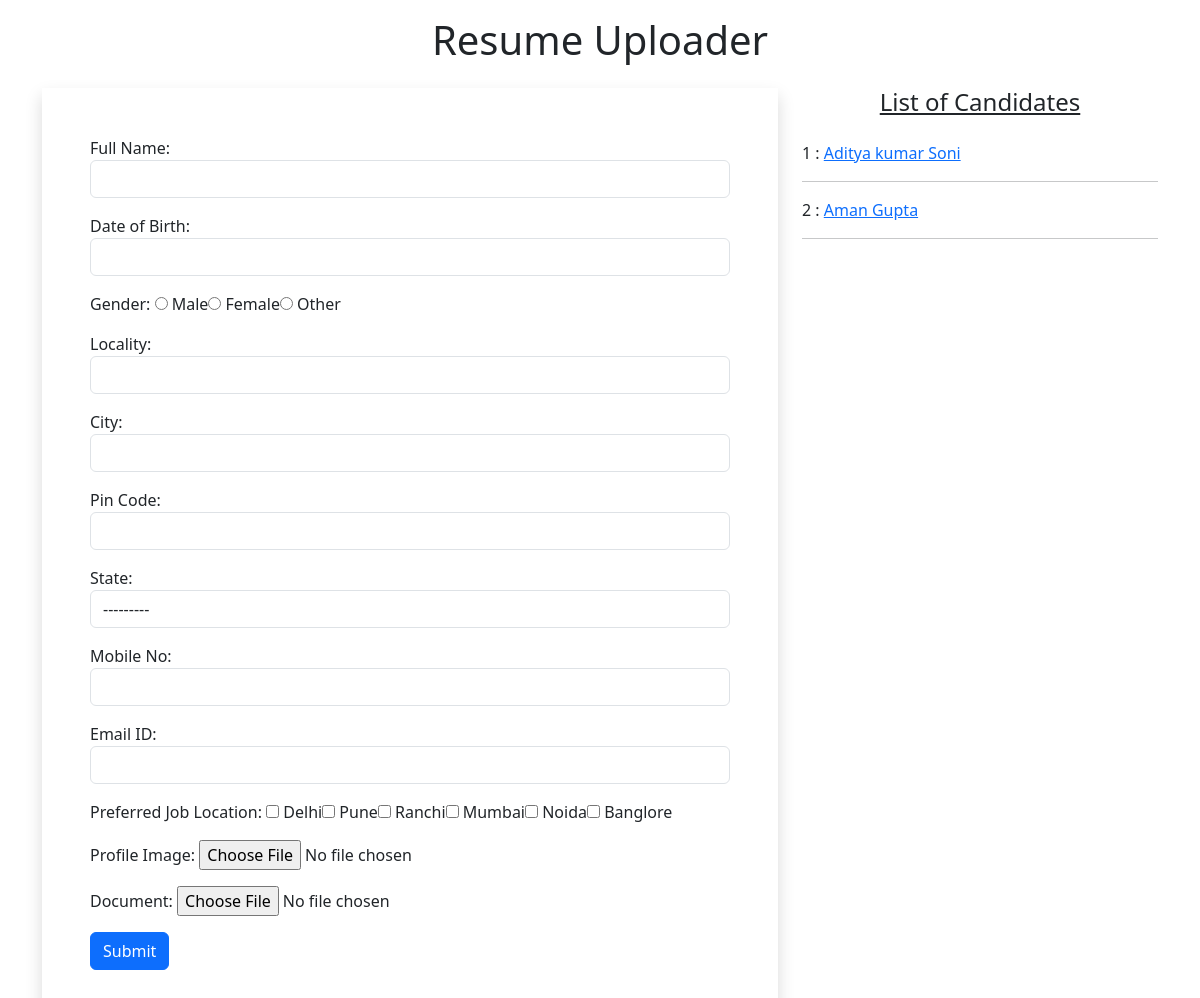
Before: / with the older database file.
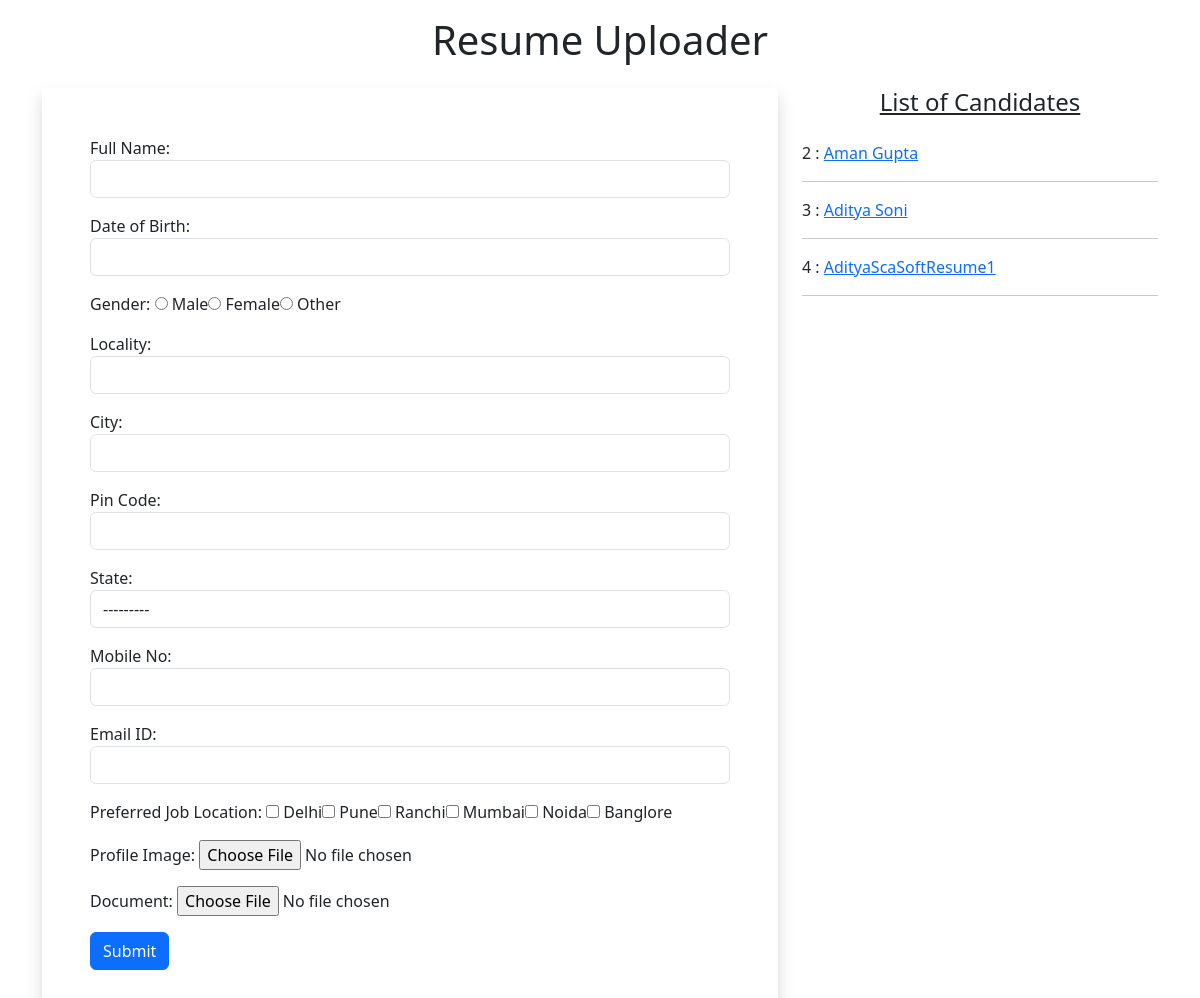
After: the same page with the newer database file.
### myapp/models.py (models this page shows)
class Resume(models.Model):
    name = models.CharField(max_length=100)
    dob = models.DateField(auto_now=False, auto_now_add=False)
    gender = models.CharField(max_length=50)
    locality = models.CharField(max_length=100)
    city = models.CharField(max_length=100)
    pin = models.PositiveIntegerField()
    state = models.CharField(choices= STATE_CHOICE, max_length=100)
    mobile = models.PositiveIntegerField()
    email = models.EmailField()
    job_city = models.CharField(max_length=100)
    profile_image = models.ImageField(upload_to='profileImg', blank= True)
    my_file = models.FileField(upload_to='doc', blank=True)

### myapp/views.py (the view, shortened to what this page needs)
# urls.py: path('', views.HomeView.as_view(), name='home'),
class HomeView(View):
    def get(self,request):
        form = ResumeForm()
        candidates = Resume.objects.all()
        return render(request, 'myapp/home.html', {'form': form, 'candidates': candidates})

### myapp/templates/myapp/home.html (shortened to what this page needs)
<!doctype html>
{% load static %}
<html lang="en">
  <head>
    <link rel="stylesheet" href="https://code.jquery.com/ui/1.13.3/themes/base/jquery-ui.css">
    <link rel="stylesheet" href="{% static 'myapp/css/style.css' %}">
    <link href="https://cdn.jsdelivr.net/npm/bootstrap@5.3.3/dist/css/bootstrap.min.css" rel="stylesheet">
  </head>
  <body>
    <div class="container mb-5">
        <h1 class="alert-danger text-center p-3">Resume Uploader</h1>
        <div class="row">
            <div class="col-sm-8">
                <form action="" method="post" enctype="multipart/form-data" class="shadow p-5">
                    {% for fm in form %}
                        <div class="form-group mb-3">
                            {{fm.label_tag}} {{fm}} <small class="text-danger"> {{fm.errors | striptags}}</small>
                        </div>
                    {% endfor %}
                    <input type="submit" value="Submit" class="btn btn-primary">
                </form>
            </div>
            <div class="col-sm-4">
                <h4 class="text-center mb-4"><u>List of Candidates</u></h4>
                {% for candidate in candidates %}
                    {{candidate.id}} : <a href="{% url 'candidate' candidate.id %}">{{candidate.name}}</a>
                    <hr>
                {% endfor %}
            </div>
        </div>
    </div>
</body>
</html>

### myapp/static/myapp/css/style.css (style rules this page uses)
#id_gender, #id_job_city { list-style-type: none; display: inline-flex; }

Changed rows visible on the page:
removed Resume: id "1", name "Aditya kumar Soni"
added Resume: id "3", name "Aditya Soni"
added Resume: id "4", name "AdityaScaSoftResume1"
